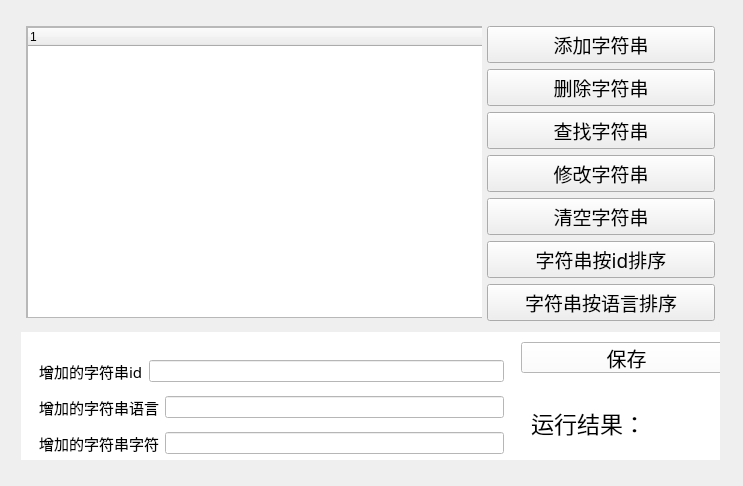
<?xml version="1.0" encoding="UTF-8"?>
<ui version="4.0">
 <class>InternationalLanguageUiClass</class>
 <widget class="QWidget" name="InternationalLanguageUiClass">
  <property name="geometry">
   <rect>
    <x>0</x>
    <y>0</y>
    <width>743</width>
    <height>486</height>
   </rect>
  </property>
  <property name="sizePolicy">
   <sizepolicy hsizetype="Fixed" vsizetype="Fixed">
    <horstretch>0</horstretch>
    <verstretch>0</verstretch>
   </sizepolicy>
  </property>
  <property name="windowTitle">
   <string>InternationalLanguageUi</string>
  </property>
  <widget class="QWidget" name="layoutWidget">
   <property name="geometry">
    <rect>
     <x>10</x>
     <y>10</y>
     <width>721</width>
     <height>461</height>
    </rect>
   </property>
   <layout class="QVBoxLayout" name="verticalLayout_2" stretch="2,1">
    <item>
     <layout class="QHBoxLayout" name="horizontalLayout" stretch="2,1">
      <property name="spacing">
       <number>5</number>
      </property>
      <property name="leftMargin">
       <number>5</number>
      </property>
      <property name="topMargin">
       <number>5</number>
      </property>
      <property name="rightMargin">
       <number>5</number>
      </property>
      <property name="bottomMargin">
       <number>5</number>
      </property>
      <item>
       <widget class="QStackedWidget" name="stackedWidget">
        <widget class="QWidget" name="page_3">
         <widget class="QScrollArea" name="scrollArea_2">
          <property name="geometry">
           <rect>
            <x>0</x>
            <y>0</y>
            <width>469</width>
            <height>292</height>
           </rect>
          </property>
          <property name="widgetResizable">
           <bool>true</bool>
          </property>
          <widget class="QWidget" name="scrollAreaWidgetContents_2">
           <property name="geometry">
            <rect>
             <x>0</x>
             <y>0</y>
             <width>467</width>
             <height>290</height>
            </rect>
           </property>
           <widget class="QTreeWidget" name="treeWidget">
            <property name="geometry">
             <rect>
              <x>0</x>
              <y>0</y>
              <width>469</width>
              <height>292</height>
             </rect>
            </property>
            <column>
             <property name="text">
              <string notr="true">1</string>
             </property>
            </column>
           </widget>
          </widget>
         </widget>
        </widget>
        <widget class="QWidget" name="page_4">
         <widget class="QScrollArea" name="scrollArea">
          <property name="geometry">
           <rect>
            <x>0</x>
            <y>0</y>
            <width>469</width>
            <height>292</height>
           </rect>
          </property>
          <property name="widgetResizable">
           <bool>true</bool>
          </property>
          <widget class="QWidget" name="scrollAreaWidgetContents">
           <property name="geometry">
            <rect>
             <x>0</x>
             <y>0</y>
             <width>467</width>
             <height>290</height>
            </rect>
           </property>
           <widget class="QTreeWidget" name="treeWidget_2">
            <property name="geometry">
             <rect>
              <x>0</x>
              <y>0</y>
              <width>469</width>
              <height>292</height>
             </rect>
            </property>
            <column>
             <property name="text">
              <string notr="true">1</string>
             </property>
            </column>
           </widget>
          </widget>
         </widget>
        </widget>
       </widget>
      </item>
      <item>
       <layout class="QVBoxLayout" name="verticalLayout">
        <item>
         <widget class="QPushButton" name="pushButton_5">
          <property name="sizePolicy">
           <sizepolicy hsizetype="Minimum" vsizetype="Expanding">
            <horstretch>0</horstretch>
            <verstretch>0</verstretch>
           </sizepolicy>
          </property>
          <property name="font">
           <font>
            <family>华文楷体</family>
            <pointsize>14</pointsize>
           </font>
          </property>
          <property name="text">
           <string>添加字符串</string>
          </property>
         </widget>
        </item>
        <item>
         <widget class="QPushButton" name="pushButton">
          <property name="sizePolicy">
           <sizepolicy hsizetype="Minimum" vsizetype="Expanding">
            <horstretch>0</horstretch>
            <verstretch>0</verstretch>
           </sizepolicy>
          </property>
          <property name="font">
           <font>
            <family>华文楷体</family>
            <pointsize>14</pointsize>
           </font>
          </property>
          <property name="text">
           <string>删除字符串</string>
          </property>
         </widget>
        </item>
        <item>
         <widget class="QPushButton" name="pushButton_2">
          <property name="sizePolicy">
           <sizepolicy hsizetype="Minimum" vsizetype="Expanding">
            <horstretch>0</horstretch>
            <verstretch>0</verstretch>
           </sizepolicy>
          </property>
          <property name="font">
           <font>
            <family>华文楷体</family>
            <pointsize>14</pointsize>
           </font>
          </property>
          <property name="text">
           <string>查找字符串</string>
          </property>
         </widget>
        </item>
        <item>
         <widget class="QPushButton" name="pushButton_3">
          <property name="sizePolicy">
           <sizepolicy hsizetype="Minimum" vsizetype="Expanding">
            <horstretch>0</horstretch>
            <verstretch>0</verstretch>
           </sizepolicy>
          </property>
          <property name="font">
           <font>
            <family>华文楷体</family>
            <pointsize>14</pointsize>
           </font>
          </property>
          <property name="text">
           <string>修改字符串</string>
          </property>
         </widget>
        </item>
        <item>
         <widget class="QPushButton" name="pushButton_6">
          <property name="sizePolicy">
           <sizepolicy hsizetype="Minimum" vsizetype="Expanding">
            <horstretch>0</horstretch>
            <verstretch>0</verstretch>
           </sizepolicy>
          </property>
          <property name="font">
           <font>
            <family>华文楷体</family>
            <pointsize>14</pointsize>
           </font>
          </property>
          <property name="text">
           <string>清空字符串</string>
          </property>
         </widget>
        </item>
        <item>
         <widget class="QPushButton" name="pushButton_4">
          <property name="sizePolicy">
           <sizepolicy hsizetype="Minimum" vsizetype="Expanding">
            <horstretch>0</horstretch>
            <verstretch>0</verstretch>
           </sizepolicy>
          </property>
          <property name="font">
           <font>
            <family>华文楷体</family>
            <pointsize>14</pointsize>
           </font>
          </property>
          <property name="text">
           <string>字符串按id排序</string>
          </property>
         </widget>
        </item>
        <item>
         <widget class="QPushButton" name="pushButton_7">
          <property name="sizePolicy">
           <sizepolicy hsizetype="Minimum" vsizetype="Expanding">
            <horstretch>0</horstretch>
            <verstretch>0</verstretch>
           </sizepolicy>
          </property>
          <property name="font">
           <font>
            <family>华文楷体</family>
            <pointsize>14</pointsize>
           </font>
          </property>
          <property name="text">
           <string>字符串按语言排序</string>
          </property>
         </widget>
        </item>
       </layout>
      </item>
     </layout>
    </item>
    <item>
     <widget class="QStackedWidget" name="stackedWidget_2">
      <property name="currentIndex">
       <number>0</number>
      </property>
      <widget class="QWidget" name="page_5">
       <widget class="QWidget" name="widget_2" native="true">
        <property name="geometry">
         <rect>
          <x>0</x>
          <y>0</y>
          <width>719</width>
          <height>151</height>
         </rect>
        </property>
        <property name="styleSheet">
         <string notr="true">background-color:rgb(255, 255, 255)</string>
        </property>
        <widget class="QWidget" name="verticalLayoutWidget">
         <property name="geometry">
          <rect>
           <x>7</x>
           <y>10</y>
           <width>481</width>
           <height>131</height>
          </rect>
         </property>
         <layout class="QVBoxLayout" name="verticalLayout_3">
          <property name="rightMargin">
           <number>5</number>
          </property>
          <item>
           <layout class="QHBoxLayout" name="horizontalLayout_3">
            <item>
             <widget class="QLabel" name="label_2">
              <property name="font">
               <font>
                <family>华文楷体</family>
                <pointsize>11</pointsize>
               </font>
              </property>
              <property name="text">
               <string>增加的字符串id</string>
              </property>
             </widget>
            </item>
            <item>
             <widget class="QLineEdit" name="lineEdit_2"/>
            </item>
           </layout>
          </item>
          <item>
           <layout class="QHBoxLayout" name="horizontalLayout_4">
            <item>
             <widget class="QLabel" name="label_3">
              <property name="font">
               <font>
                <family>华文楷体</family>
                <pointsize>11</pointsize>
               </font>
              </property>
              <property name="text">
               <string>增加的字符串语言</string>
              </property>
             </widget>
            </item>
            <item>
             <widget class="QLineEdit" name="lineEdit_3"/>
            </item>
           </layout>
          </item>
          <item>
           <layout class="QHBoxLayout" name="horizontalLayout_2">
            <item>
             <widget class="QLabel" name="label">
              <property name="font">
               <font>
                <family>华文楷体</family>
                <pointsize>11</pointsize>
               </font>
              </property>
              <property name="text">
               <string>增加的字符串字符</string>
              </property>
             </widget>
            </item>
            <item>
             <widget class="QLineEdit" name="lineEdit"/>
            </item>
           </layout>
          </item>
         </layout>
        </widget>
        <widget class="QPushButton" name="pushButton_8">
         <property name="geometry">
          <rect>
           <x>500</x>
           <y>10</y>
           <width>211</width>
           <height>31</height>
          </rect>
         </property>
         <property name="font">
          <font>
           <family>华文楷体</family>
           <pointsize>15</pointsize>
          </font>
         </property>
         <property name="text">
          <string>保存</string>
         </property>
        </widget>
        <widget class="QLabel" name="label_4">
         <property name="geometry">
          <rect>
           <x>510</x>
           <y>60</y>
           <width>191</width>
           <height>61</height>
          </rect>
         </property>
         <property name="font">
          <font>
           <family>华文楷体</family>
           <pointsize>17</pointsize>
          </font>
         </property>
         <property name="text">
          <string>运行结果：</string>
         </property>
        </widget>
       </widget>
      </widget>
      <widget class="QWidget" name="page_6">
       <widget class="QWidget" name="widget_3" native="true">
        <property name="geometry">
         <rect>
          <x>0</x>
          <y>0</y>
          <width>719</width>
          <height>151</height>
         </rect>
        </property>
        <property name="styleSheet">
         <string notr="true">background-color:rgb(255, 255, 255)</string>
        </property>
        <widget class="QWidget" name="verticalLayoutWidget_2">
         <property name="geometry">
          <rect>
           <x>0</x>
           <y>10</y>
           <width>481</width>
           <height>131</height>
          </rect>
         </property>
         <layout class="QVBoxLayout" name="verticalLayout_4">
          <property name="rightMargin">
           <number>5</number>
          </property>
          <item>
           <layout class="QHBoxLayout" name="horizontalLayout_5">
            <item>
             <widget class="QLabel" name="label_5">
              <property name="font">
               <font>
                <family>华文楷体</family>
                <pointsize>11</pointsize>
               </font>
              </property>
              <property name="text">
               <string>删除的字符串id</string>
              </property>
             </widget>
            </item>
            <item>
             <widget class="QLineEdit" name="lineEdit_4"/>
            </item>
           </layout>
          </item>
          <item>
           <layout class="QHBoxLayout" name="horizontalLayout_6">
            <item>
             <widget class="QLabel" name="label_6">
              <property name="font">
               <font>
                <family>华文楷体</family>
                <pointsize>11</pointsize>
               </font>
              </property>
              <property name="text">
               <string>删除的字符串语言</string>
              </property>
             </widget>
            </item>
            <item>
             <widget class="QLineEdit" name="lineEdit_5"/>
            </item>
           </layout>
          </item>
         </layout>
        </widget>
        <widget class="QPushButton" name="pushButton_9">
         <property name="geometry">
          <rect>
           <x>500</x>
           <y>10</y>
           <width>211</width>
           <height>31</height>
          </rect>
         </property>
         <property name="font">
          <font>
           <family>华文楷体</family>
           <pointsize>15</pointsize>
          </font>
         </property>
         <property name="text">
          <string>保存</string>
         </property>
        </widget>
        <widget class="QLabel" name="label_7">
         <property name="geometry">
          <rect>
           <x>510</x>
           <y>60</y>
           <width>191</width>
           <height>61</height>
          </rect>
         </property>
         <property name="font">
          <font>
           <family>华文楷体</family>
           <pointsize>17</pointsize>
          </font>
         </property>
         <property name="text">
          <string>运行结果：</string>
         </property>
        </widget>
       </widget>
      </widget>
      <widget class="QWidget" name="page_7">
       <widget class="QWidget" name="widget_4" native="true">
        <property name="geometry">
         <rect>
          <x>0</x>
          <y>0</y>
          <width>719</width>
          <height>151</height>
         </rect>
        </property>
        <property name="styleSheet">
         <string notr="true">background-color:rgb(255, 255, 255)</string>
        </property>
        <widget class="QWidget" name="verticalLayoutWidget_3">
         <property name="geometry">
          <rect>
           <x>10</x>
           <y>10</y>
           <width>381</width>
           <height>131</height>
          </rect>
         </property>
         <layout class="QVBoxLayout" name="verticalLayout_5">
          <property name="rightMargin">
           <number>5</number>
          </property>
          <item>
           <layout class="QHBoxLayout" name="horizontalLayout_7">
            <item>
             <widget class="QLabel" name="label_8">
              <property name="font">
               <font>
                <family>华文楷体</family>
                <pointsize>11</pointsize>
               </font>
              </property>
              <property name="text">
               <string>查找的字符串id</string>
              </property>
             </widget>
            </item>
            <item>
             <widget class="QLineEdit" name="lineEdit_6"/>
            </item>
           </layout>
          </item>
          <item>
           <layout class="QHBoxLayout" name="horizontalLayout_8">
            <item>
             <widget class="QLabel" name="label_9">
              <property name="font">
               <font>
                <family>华文楷体</family>
                <pointsize>11</pointsize>
               </font>
              </property>
              <property name="text">
               <string>查找的字符串字符</string>
              </property>
             </widget>
            </item>
            <item>
             <widget class="QLineEdit" name="lineEdit_7"/>
            </item>
           </layout>
          </item>
         </layout>
        </widget>
        <widget class="QPushButton" name="pushButton_10">
         <property name="geometry">
          <rect>
           <x>400</x>
           <y>20</y>
           <width>101</width>
           <height>41</height>
          </rect>
         </property>
         <property name="font">
          <font>
           <family>华文楷体</family>
           <pointsize>15</pointsize>
          </font>
         </property>
         <property name="text">
          <string>查id</string>
         </property>
        </widget>
        <widget class="QPushButton" name="pushButton_11">
         <property name="geometry">
          <rect>
           <x>400</x>
           <y>80</y>
           <width>101</width>
           <height>41</height>
          </rect>
         </property>
         <property name="font">
          <font>
           <family>华文楷体</family>
           <pointsize>15</pointsize>
          </font>
         </property>
         <property name="text">
          <string>查字符</string>
         </property>
        </widget>
        <widget class="QLabel" name="label_10">
         <property name="geometry">
          <rect>
           <x>510</x>
           <y>10</y>
           <width>201</width>
           <height>21</height>
          </rect>
         </property>
         <property name="font">
          <font>
           <family>华文楷体</family>
           <pointsize>12</pointsize>
          </font>
         </property>
         <property name="text">
          <string>result(id/语言/字符串)：</string>
         </property>
        </widget>
        <widget class="QLabel" name="label_11">
         <property name="geometry">
          <rect>
           <x>510</x>
           <y>50</y>
           <width>201</width>
           <height>21</height>
          </rect>
         </property>
         <property name="font">
          <font>
           <family>华文楷体</family>
           <pointsize>13</pointsize>
          </font>
         </property>
         <property name="text">
          <string>id:</string>
         </property>
        </widget>
        <widget class="QLabel" name="label_12">
         <property name="geometry">
          <rect>
           <x>510</x>
           <y>80</y>
           <width>201</width>
           <height>21</height>
          </rect>
         </property>
         <property name="font">
          <font>
           <family>华文楷体</family>
           <pointsize>10</pointsize>
          </font>
         </property>
         <property name="text">
          <string>语言：</string>
         </property>
        </widget>
        <widget class="QLabel" name="label_13">
         <property name="geometry">
          <rect>
           <x>510</x>
           <y>110</y>
           <width>201</width>
           <height>21</height>
          </rect>
         </property>
         <property name="font">
          <font>
           <family>华文楷体</family>
          </font>
         </property>
         <property name="text">
          <string>字符：</string>
         </property>
        </widget>
       </widget>
      </widget>
      <widget class="QWidget" name="page_8">
       <widget class="QWidget" name="widget" native="true">
        <property name="geometry">
         <rect>
          <x>0</x>
          <y>0</y>
          <width>719</width>
          <height>151</height>
         </rect>
        </property>
        <property name="styleSheet">
         <string notr="true">background-color:rgb(255, 255, 255)</string>
        </property>
        <widget class="QWidget" name="verticalLayoutWidget_4">
         <property name="geometry">
          <rect>
           <x>10</x>
           <y>10</y>
           <width>451</width>
           <height>81</height>
          </rect>
         </property>
         <layout class="QVBoxLayout" name="verticalLayout_6">
          <property name="rightMargin">
           <number>5</number>
          </property>
          <item>
           <layout class="QHBoxLayout" name="horizontalLayout_9">
            <item>
             <widget class="QLabel" name="label_14">
              <property name="font">
               <font>
                <family>华文楷体</family>
                <pointsize>13</pointsize>
               </font>
              </property>
              <property name="text">
               <string>将值修改为</string>
              </property>
             </widget>
            </item>
            <item>
             <widget class="QLineEdit" name="lineEdit_8">
              <property name="sizePolicy">
               <sizepolicy hsizetype="Expanding" vsizetype="Maximum">
                <horstretch>0</horstretch>
                <verstretch>0</verstretch>
               </sizepolicy>
              </property>
              <property name="minimumSize">
               <size>
                <width>350</width>
                <height>50</height>
               </size>
              </property>
              <property name="maximumSize">
               <size>
                <width>350</width>
                <height>50</height>
               </size>
              </property>
              <property name="font">
               <font>
                <pointsize>10</pointsize>
               </font>
              </property>
             </widget>
            </item>
           </layout>
          </item>
         </layout>
        </widget>
        <widget class="QPushButton" name="pushButton_12">
         <property name="geometry">
          <rect>
           <x>20</x>
           <y>100</y>
           <width>441</width>
           <height>31</height>
          </rect>
         </property>
         <property name="font">
          <font>
           <family>华文楷体</family>
           <pointsize>15</pointsize>
          </font>
         </property>
         <property name="text">
          <string>保存修改的值</string>
         </property>
        </widget>
        <widget class="QLabel" name="label_15">
         <property name="geometry">
          <rect>
           <x>480</x>
           <y>20</y>
           <width>221</width>
           <height>111</height>
          </rect>
         </property>
         <property name="font">
          <font>
           <family>华文楷体</family>
           <pointsize>17</pointsize>
          </font>
         </property>
         <property name="text">
          <string>运行结果：</string>
         </property>
        </widget>
       </widget>
      </widget>
     </widget>
    </item>
   </layout>
  </widget>
 </widget>
 <layoutdefault spacing="6" margin="11"/>
 <resources>
  <include location="InternationalLanguageUi.qrc"/>
 </resources>
 <connections>
  <connection>
   <sender>pushButton_5</sender>
   <signal>clicked()</signal>
   <receiver>InternationalLanguageUiClass</receiver>
   <slot>pushButton_5_Clicked()</slot>
   <hints>
    <hint type="sourcelabel">
     <x>588</x>
     <y>33</y>
    </hint>
    <hint type="destinationlabel">
     <x>609</x>
     <y>5</y>
    </hint>
   </hints>
  </connection>
  <connection>
   <sender>pushButton</sender>
   <signal>clicked()</signal>
   <receiver>InternationalLanguageUiClass</receiver>
   <slot>pushButton_Clicked()</slot>
   <hints>
    <hint type="sourcelabel">
     <x>538</x>
     <y>76</y>
    </hint>
    <hint type="destinationlabel">
     <x>734</x>
     <y>73</y>
    </hint>
   </hints>
  </connection>
  <connection>
   <sender>pushButton_2</sender>
   <signal>clicked()</signal>
   <receiver>InternationalLanguageUiClass</receiver>
   <slot>pushButton_2_Clicked()</slot>
   <hints>
    <hint type="sourcelabel">
     <x>619</x>
     <y>119</y>
    </hint>
    <hint type="destinationlabel">
     <x>733</x>
     <y>123</y>
    </hint>
   </hints>
  </connection>
  <connection>
   <sender>pushButton_3</sender>
   <signal>clicked()</signal>
   <receiver>InternationalLanguageUiClass</receiver>
   <slot>pushButton_3_Clicked()</slot>
   <hints>
    <hint type="sourcelabel">
     <x>689</x>
     <y>163</y>
    </hint>
    <hint type="destinationlabel">
     <x>731</x>
     <y>169</y>
    </hint>
   </hints>
  </connection>
 </connections>
 <slots>
  <slot>pushButton_5_Clicked()</slot>
  <slot>pushButton_Clicked()</slot>
  <slot>pushButton_2_Clicked()</slot>
  <slot>pushButton_3_Clicked()</slot>
 </slots>
</ui>
